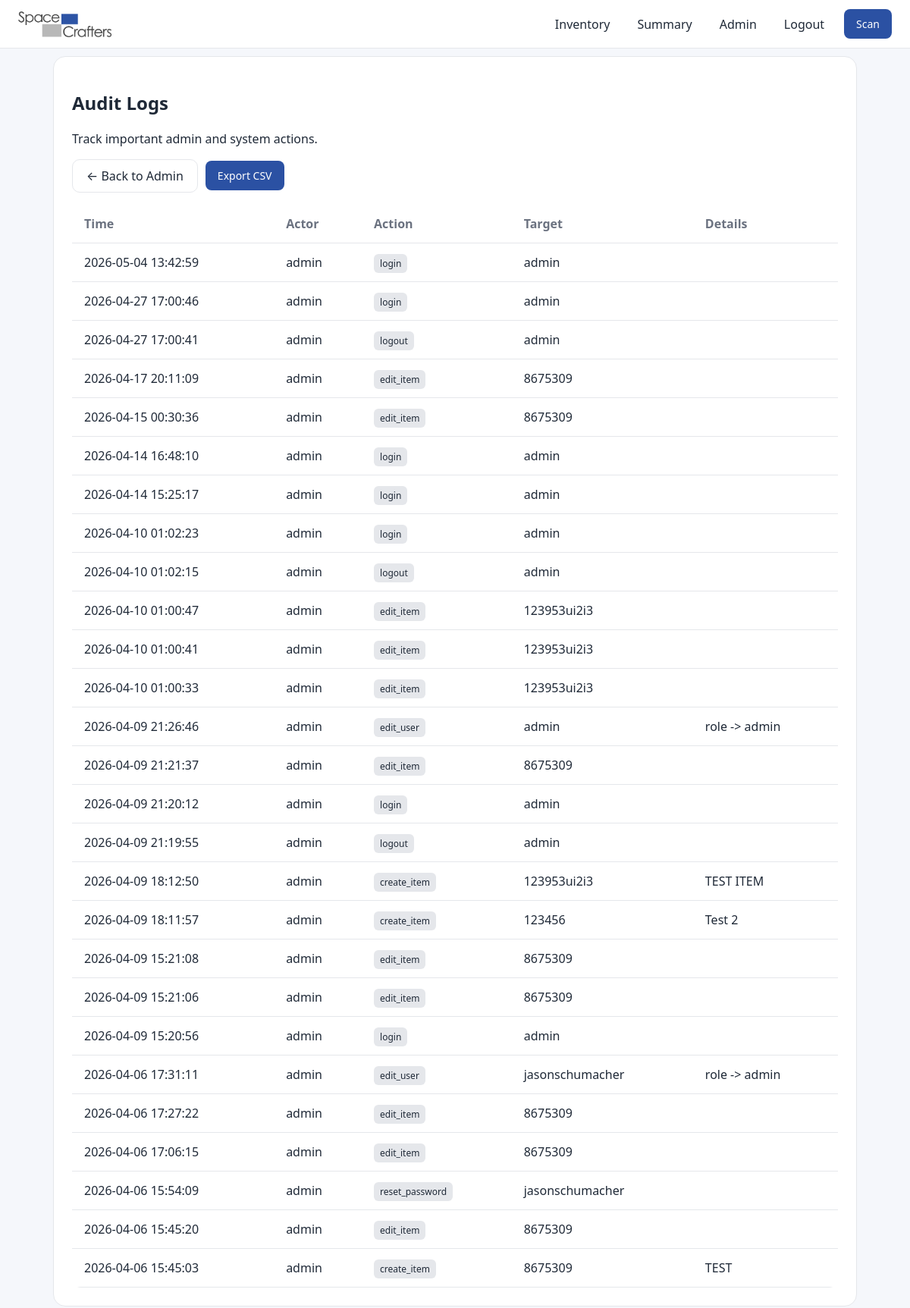
Before: /admin/logs (signed in) with the older database file.
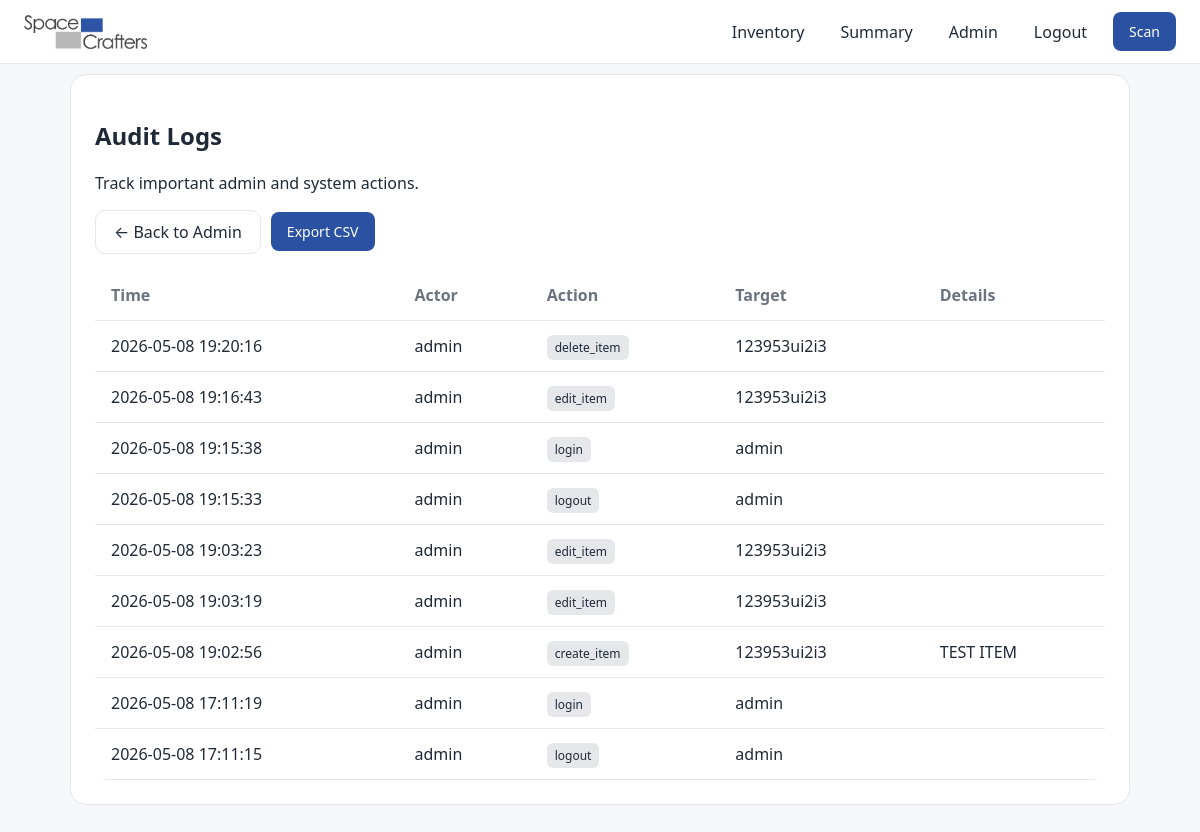
After: the same page with the newer database file.
### models.py (models this page shows, shortened)
class AuditLog(db.Model):
    __tablename__ = "audit_logs"
    id = db.Column(db.Integer, primary_key=True)
    actor_id = db.Column(
        db.Integer,
        db.ForeignKey("users.id"),
        nullable=True,
    )
    action = db.Column(db.String(200), nullable=False)
    target = db.Column(db.String(200))
    details = db.Column(db.Text)
    created_at = db.Column(
        db.DateTime,
        default=lambda: datetime.now(timezone.utc),
        index=True
    )
    actor = db.relationship("User", back_populates="audit_logs")

class User(UserMixin, db.Model):
    __tablename__ = "users"
    id = db.Column(db.Integer, primary_key=True)
    username = db.Column(db.String(100), unique=True, nullable=False)
    password_hash = db.Column(db.String(200), nullable=False)
    role = db.Column(db.String(20), default="viewer", nullable=False)
    audit_logs = db.relationship(
        "AuditLog",
        back_populates="actor",
        cascade="all, delete-orphan",
    )
    @property
    def is_active(self):
        return True
    @property
    def is_admin(self):
        return self.role == "admin"

### app.py (the view)
@app.route("/admin/logs")
@login_required
@admin_required
def view_audit_logs():
    logs = AuditLog.query.order_by(AuditLog.id.desc()).limit(200).all()
    return render_template("audit_logs.html", logs=logs)

### app.py (called while the page is built)
@login_manager.user_loader
def load_user(user_id):
    return db.session.get(User, int(user_id))

def admin_required(view):
    @wraps(view)
    def wrapped(*args, **kwargs):
        if not current_user.is_authenticated or not current_user.is_admin:
            abort(403)
        return view(*args, **kwargs)
    return wrapped

### templates/audit_logs.html (shortened to what this page needs)
{% extends "base.html" %}
{% block content %}
<div class="card">
  <h2>Audit Logs</h2>
  <p class="muted-text">
    Track important admin and system actions.
  </p>
  <div class="action-row">
    <a href="{{ url_for('admin') }}" class="secondary-btn">
      ← Back to Admin
    </a>
    <a href="{{ url_for('export_audit_logs') }}" class="primary-btn">
      Export CSV
    </a>
  </div>
  {% if logs %}
<div class="table-scroll">
  <table class="summary-table">
    <thead>
      <tr>
        <th>Time</th>
        <th>Actor</th>
        <th>Action</th>
        <th>Target</th>
        <th>Details</th>
      </tr>
    </thead>
    <tbody>
      {% for log in logs %}
      <tr>
        <td>{{ log.created_at.strftime("%Y-%m-%d %H:%M:%S") }}</td>
        <td>
          {% if log.actor %}
            {{ log.actor.username }}
          {% else %}
            <em class="muted-text">System</em>
          {% endif %}
        </td>
        <td>
          <span class="badge-log">{{ log.action }}</span>
        </td>
        <td>{{ log.target or "—" }}</td>
        <td>{{ log.details or "" }}</td>
      </tr>
      {% endfor %}
    </tbody>
  </table>
</div>
  {% else %}
  <p class="muted-text">
    No audit logs recorded yet.
  </p>
  {% endif %}
</div>
{% endblock %}

### templates/base.html (shortened to what this page needs)
<!DOCTYPE html>
<html lang="en">
<head>
    <link rel="stylesheet" href="{{ url_for('static', filename='style.css') }}">
</head>
<body>
<header class="header">
    <div class="nav-left">
        <img
            src="{{ url_for('static', filename='logo.png') }}"
            class="logo-img"
            alt="Inventory logo"
        >
    </div>
    <div class="nav-right">
        <nav class="nav-links">
            {% if current_user.is_authenticated %}
                <a href="{{ url_for('index') }}" class="nav-link">Inventory</a>
                <a href="{{ url_for('summary') }}" class="nav-link">Summary</a>
                {% if current_user.is_admin %}
                    <a href="{{ url_for('admin') }}" class="nav-link">Admin</a>
                {% endif %}
                <a href="{{ url_for('logout') }}" class="nav-link">Logout</a>
                <button type="button" class="primary-btn" onclick="openScanner()">
                    Scan
                </button>
            {% else %}
                <a href="{{ url_for('login') }}" class="nav-link">Login</a>
            {% endif %}
        </nav>
    </div>
</header>
<main class="page">
{% block content %}{% endblock %}
</main>
</body>
</html>

### static/style.css (style rules this page uses)
:root { --primary: #2b51a3; --primary-hover: #2b51a3cc; --bg: #f5f7fb; --card: #ffffff; --border: #e5e7eb; --text: #1f2937; --muted: #6b7280; }
* { box-sizing: border-box; }
html { scroll-behavior: smooth; }
body { margin: 0; font-family: system-ui, -apple-system, sans-serif; background: var(--bg); color: var(--text); }
textarea, input, button, select { font: inherit; }
button { font-family: inherit; }
img { max-width: 100%; display: block; }
.card, .item-card, .primary-btn, .secondary-btn { transition: all 0.2s ease; }
.header { position: sticky; top: 0; height: 64px; background: var(--card); border-bottom: 1px solid var(--border); display: flex; justify-content: space-between; align-items: center; padding: 0 24px; z-index: 10; }
.logo-img { height: 34px; }
.nav-left { display: flex; align-items: center; gap: 10px; }
.nav-links { display: flex; gap: 16px; align-items: center; }
.nav-link { text-decoration: none; color: var(--text); font-weight: 500; padding: 6px 10px; border-radius: 8px; }
.page { max-width: 1100px; margin: 10px auto; padding: 0 20px; }
.card { background: var(--card); border: 1px solid var(--border); border-radius: 16px; padding: 24px; margin-bottom: 32px; }
.primary-btn { background: var(--primary); color: white; border: none; padding: 10px 16px; border-radius: 8px; font-size: 14px; font-weight: 500; cursor: pointer; }
.secondary-btn { background: var(--card); border: 1px solid var(--border); padding: 10px 18px; border-radius: 10px; cursor: pointer; color: var(--text); }
.primary-btn, .secondary-btn { text-decoration: none; display: inline-flex; align-items: center; justify-content: center; }
.table, .summary-table { width: 100%; border-collapse: collapse; background: var(--card); border-radius: 12px; overflow: hidden; margin-top: 0; }
.table th, .table td, .summary-table th, .summary-table td { padding: 14px 16px; border-bottom: 1px solid var(--border); vertical-align: middle; text-align: left; }
.summary-table th { font-weight: 600; color: var(--muted); }
.table-scroll { width: 100%; overflow-x: auto; }
.badge-log { padding: 4px 8px; border-radius: 6px; background: var(--border); font-size: 12px; }
.action-row { display: flex; align-items: center; gap: 10px; margin-bottom: 16px; flex-wrap: wrap; }

Changed rows visible on the page:
removed AuditLog: created_at "2026-05-04 13:42:59", actor.username "admin", action "login", target "admin"
removed AuditLog: created_at "2026-04-27 17:00:46", actor.username "admin", action "login", target "admin"
removed AuditLog: created_at "2026-04-27 17:00:41", actor.username "admin", action "logout", target "admin"
removed AuditLog: created_at "2026-04-17 20:11:09", actor.username "admin", action "edit_item", target "8675309"
removed AuditLog: created_at "2026-04-15 00:30:36", actor.username "admin", action "edit_item", target "8675309"
removed AuditLog: created_at "2026-04-14 16:48:10", actor.username "admin", action "login", target "admin"
removed AuditLog: created_at "2026-04-14 15:25:17", actor.username "admin", action "login", target "admin"
removed AuditLog: created_at "2026-04-10 01:02:23", actor.username "admin", action "login", target "admin"
removed AuditLog: created_at "2026-04-10 01:02:15", actor.username "admin", action "logout", target "admin"
removed AuditLog: created_at "2026-04-10 01:00:47", actor.username "admin", action "edit_item", target "123953ui2i3"
removed AuditLog: created_at "2026-04-10 01:00:41", actor.username "admin", action "edit_item", target "123953ui2i3"
removed AuditLog: created_at "2026-04-10 01:00:33", actor.username "admin", action "edit_item", target "123953ui2i3"
removed AuditLog: created_at "2026-04-09 21:26:46", actor.username "admin", action "edit_user", target "admin", details "role -> admin"
removed AuditLog: created_at "2026-04-09 21:21:37", actor.username "admin", action "edit_item", target "8675309"
removed AuditLog: created_at "2026-04-09 21:20:12", actor.username "admin", action "login", target "admin"
removed AuditLog: created_at "2026-04-09 21:19:55", actor.username "admin", action "logout", target "admin"
removed AuditLog: created_at "2026-04-09 18:12:50", actor.username "admin", action "create_item", target "123953ui2i3", details "TEST ITEM"
removed AuditLog: created_at "2026-04-09 18:11:57", actor.username "admin", action "create_item", target "123456", details "Test 2"
changed AuditLog: created_at "2026-04-09 15:21:08" → "2026-05-08 19:20:16"; action "edit_item" → "delete_item"; target "8675309" → "123953ui2i3"
changed AuditLog (number 2 of 9 on the later page): created_at "2026-04-09 15:21:06" → "2026-05-08 19:16:43"; target "8675309" → "123953ui2i3"
changed AuditLog (number 3 of 9 on the later page): created_at "2026-04-09 15:20:56" → "2026-05-08 19:15:38"
changed AuditLog (number 4 of 9 on the later page): created_at "2026-04-06 17:31:11" → "2026-05-08 19:15:33"; action "edit_user" → "logout"; target "jasonschumacher" → "admin"; details "role -> admin" → (not shown)
changed AuditLog (number 5 of 9 on the later page): created_at "2026-04-06 17:27:22" → "2026-05-08 19:03:23"; target "8675309" → "123953ui2i3"
changed AuditLog (number 6 of 9 on the later page): created_at "2026-04-06 17:06:15" → "2026-05-08 19:03:19"; target "8675309" → "123953ui2i3"
changed AuditLog: created_at "2026-04-06 15:54:09" → "2026-05-08 19:02:56"; action "reset_password" → "create_item"; target "jasonschumacher" → "123953ui2i3"; details (not shown) → "TEST ITEM"
changed AuditLog (number 8 of 9 on the later page): created_at "2026-04-06 15:45:20" → "2026-05-08 17:11:19"; action "edit_item" → "login"; target "8675309" → "admin"
changed AuditLog (number 9 of 9 on the later page): created_at "2026-04-06 15:45:03" → "2026-05-08 17:11:15"; action "create_item" → "logout"; target "8675309" → "admin"; details "TEST" → (not shown)
